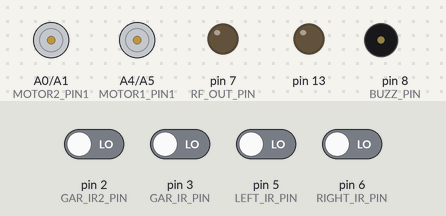
Bench run of a sketch on a simulated Arduino Uno, built with avr-gcc and run on an emulated ATmega328P. Parts: motor-driver pin pairs drawn as motors (green arrow = first pin HIGH = forward, orange = second pin HIGH = backward, longer = more drive), output pins drawn as LEDs (lit = HIGH), buzzer (waves = sounding, pin HIGH). The inputs (shaded band) are chosen by the test bench; at power-on: pin 2 (GAR_IR2_PIN), pin 3 (GAR_IR_PIN), pin 5 (LEFT_IR_PIN), pin 6 (RIGHT_IR_PIN) LOW.

Above: at 1.2 s.
1.3 s: pin 2 (GAR_IR2_PIN) driven HIGH
At 2.75 s:
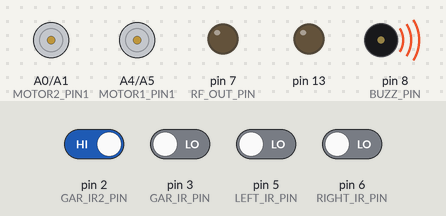
4.3 s: pin 6 (RIGHT_IR_PIN) driven HIGH
At 6.6 s:
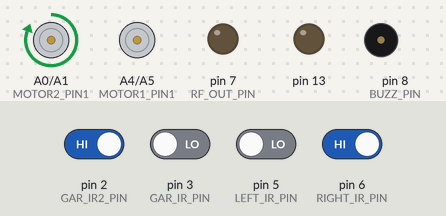
7.0 s: pin 3 (GAR_IR_PIN) driven HIGH
At 8.25 s:
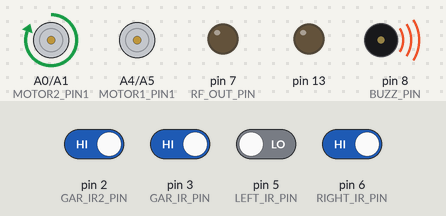
10.0 s: pin 5 (LEFT_IR_PIN) driven HIGH
At 12.4 s:
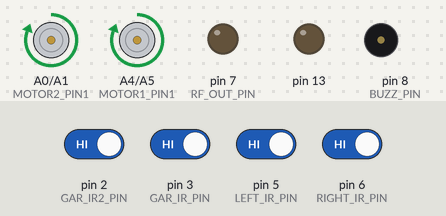
Timing chart, 0 to 20.5 s (numbered marks = the images above; inputs shaded):
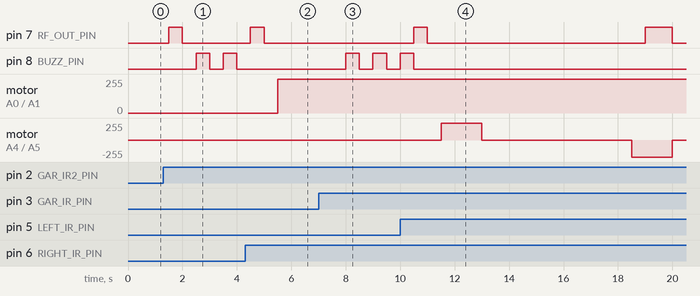

Measured:
- after the input at 1.3 s, pin 7 (RF_OUT_PIN): LOW → HIGH after 0.20 s, → LOW 0.50 s later; pin 8 (BUZZ_PIN): alternates HIGH for 0.50 s and LOW for 0.50 s, starting after 1.2 s
- after the input at 4.3 s, pin 7 (RF_OUT_PIN): LOW → HIGH after 0.20 s, → LOW 0.50 s later; pin 8 (BUZZ_PIN): stops changing and stays LOW; motor on A0 (MOTOR2_PIN1) / A1 (MOTOR2_PIN2): stopped → forward 255/255 after 1.2 s
- after the input at 7.0 s, pin 8 (BUZZ_PIN): alternates HIGH for 0.50 s and LOW for 0.50 s, starting after 1.0 s; motor on A0 (MOTOR2_PIN1) / A1 (MOTOR2_PIN2): stays forward 255/255 (without the input it goes to stopped after 0.50 s)
- after the input at 10.0 s, pin 7 (RF_OUT_PIN): LOW → HIGH after 0.50 s, → LOW 0.50 s later, → HIGH 8.0 s later, → LOW 1.0 s later; pin 8 (BUZZ_PIN): goes on until 10.5 s, then stays LOW; motor on A4 (MOTOR1_PIN1) / A5 (MOTOR1_PIN2): stopped → forward 255/255 after 1.5 s, → stopped 1.5 s later, → backward 255/255 5.5 s later, → stopped 1.5 s later

The sketch:

main_c.ino
```cpp
#include <TimerOne.h>

int  msec_cnt;

const int GAR_IR2_PIN=2;
const int GAR_IR_PIN=3;

const int LEFT_IR_PIN=5;
const int RIGHT_IR_PIN=6;

const int RF_OUT_PIN=7;
const int BUZZ_PIN=8;

const int MOTOR1_PIN1=A4;      // the number of the LED pin
const int MOTOR1_PIN2=A5;      // the number of the LED pin

const int MOTOR2_PIN1=A0;      // the number of the LED pin
const int MOTOR2_PIN2=A1;      // the number of the LED pin


int LEFT_IR_PIN_STATE=0;
int RIGHT_IR_PIN_STATE=0;
unsigned char  PROCESS_STAGE=0,PSTATE_CNT=0;
int  RFT_CNT=0;

boolean  GAS_flag=0,G_IR_flag=0;

boolean LEFT_IR_FLAG=0;
boolean RIGHT_IR_FLAG=0;
boolean START_FLG=0,STOP_FLAG=0;

boolean R_FLAG=0,L_FLAG=0;

boolean GAS_DETECT_FLAG=0;
boolean  GARBAGE_IR_DETECT_FLG=0;

void READ_RIGHT_IR_SENSOR(void);
void READ_LEFT_IR_SENSOR(void);

void GAR_IR_SNS(void);
void GAR_GAS_SNS(void);
void setup(){

  pinMode(GAR_IR2_PIN,INPUT);
  pinMode(GAR_IR_PIN,INPUT);

  pinMode(LEFT_IR_PIN,INPUT);
  pinMode(RIGHT_IR_PIN,INPUT);

  pinMode(RF_OUT_PIN, OUTPUT);
  pinMode(BUZZ_PIN, OUTPUT);

  pinMode(MOTOR1_PIN1, OUTPUT);
  pinMode(MOTOR1_PIN2, OUTPUT);
  pinMode(MOTOR2_PIN1, OUTPUT);
  pinMode(MOTOR2_PIN2, OUTPUT);

  pinMode(13, OUTPUT);

  Timer1.initialize(1000); // set a timer of length 100000 microseconds (or 0.1 sec - or 10Hz => the led will blink 5 times, 5 cycles of on-and-off, per second)
  Timer1.attachInterrupt(timerIsr);
  Serial.begin(9600);
   PROCESS_STAGE=0;
}


void loop() {

}


void timerIsr()
{
    // Toggle LED
   msec_cnt++;if(msec_cnt>=500){
      if(START_FLG){
                digitalWrite(13, digitalRead( 13 ) ^ 1 );
      }else{
                digitalWrite(13,0);
      }

    if((PROCESS_STAGE==2)||(PROCESS_STAGE==7)){
               digitalWrite(8, digitalRead( 8 ) ^ 1 );
    }else{
               digitalWrite(8,0);
    }

    if(PROCESS_STAGE==1){
        digitalWrite(RF_OUT_PIN, HIGH); PSTATE_CNT++;if(PSTATE_CNT>=2){  digitalWrite(RF_OUT_PIN, LOW);  PROCESS_STAGE=2; PSTATE_CNT=0; }//vehicle start
   }else if(PROCESS_STAGE==3){
        digitalWrite(RF_OUT_PIN, HIGH);                                                                                 //vehicle stop
        PSTATE_CNT++;if(PSTATE_CNT>=2){   digitalWrite(RF_OUT_PIN, LOW); PROCESS_STAGE=4;  PSTATE_CNT=0;  }
   }else if(PROCESS_STAGE==4){
      digitalWrite(MOTOR1_PIN1, HIGH);     digitalWrite(MOTOR1_PIN2, LOW);                                                  //garbage motor ON
        PSTATE_CNT++;if(PSTATE_CNT>=4){    digitalWrite(MOTOR1_PIN1, LOW);   digitalWrite(MOTOR1_PIN2, LOW); PROCESS_STAGE=5;  PSTATE_CNT=0; } //garbage motor OFF
   } else if(PROCESS_STAGE==5){
      digitalWrite(MOTOR1_PIN1, LOW);   digitalWrite(MOTOR1_PIN2, LOW);
     PSTATE_CNT++;if(PSTATE_CNT>=10){     PROCESS_STAGE=6;  PSTATE_CNT=0; }
   } else if(PROCESS_STAGE==6){
      digitalWrite(MOTOR1_PIN1, LOW);   digitalWrite(MOTOR1_PIN2, HIGH);    //garbage motor NORMAL POSIT & VEHICLE START
      RFT_CNT++;if( RFT_CNT>=2){   digitalWrite(RF_OUT_PIN, HIGH);    RFT_CNT=0;}
     PSTATE_CNT++;if(PSTATE_CNT>=4){    digitalWrite(MOTOR1_PIN1, LOW);   digitalWrite(MOTOR1_PIN2, LOW);  digitalWrite(RF_OUT_PIN, LOW); PROCESS_STAGE=7;  PSTATE_CNT=0; }

   }else if(PROCESS_STAGE==8){
        digitalWrite(RF_OUT_PIN, HIGH);                                                                                 //vehicle stop
       PSTATE_CNT++;if(PSTATE_CNT>=2){   digitalWrite(RF_OUT_PIN, LOW); PROCESS_STAGE=9;  PSTATE_CNT=0;  }
   }else if(PROCESS_STAGE==9){
      digitalWrite(MOTOR2_PIN1, HIGH);  digitalWrite(MOTOR2_PIN2, LOW);                                                  //garbage motor ON
      PSTATE_CNT++;if(PSTATE_CNT>=5){    digitalWrite(MOTOR2_PIN1, LOW);   digitalWrite(MOTOR2_PIN2, LOW); PROCESS_STAGE=10;  PSTATE_CNT=0; } //garbage motor OFF
   }else if(PROCESS_STAGE==10){
      digitalWrite(MOTOR2_PIN1, LOW);  digitalWrite(MOTOR2_PIN2, LOW);                                                  //garbage motor ON
      PSTATE_CNT++;if(PSTATE_CNT>=10){   PROCESS_STAGE=11;  PSTATE_CNT=0; } //garbage motor OFF
   }else if(PROCESS_STAGE==11){
      digitalWrite(MOTOR2_PIN1, LOW);   digitalWrite(MOTOR2_PIN2, HIGH);   digitalWrite(RF_OUT_PIN, HIGH);   //garbage motor NORMAL POSIT & VEHICLE START
      PSTATE_CNT++;if(PSTATE_CNT>=5){    digitalWrite(MOTOR2_PIN1, LOW);   digitalWrite(MOTOR2_PIN2, LOW);  digitalWrite(RF_OUT_PIN, LOW); PROCESS_STAGE=0;  PSTATE_CNT=0; }
   }


        msec_cnt=0;
  }

   LEFT_IR_PIN_STATE=digitalRead(LEFT_IR_PIN);
   RIGHT_IR_PIN_STATE=digitalRead(RIGHT_IR_PIN);
   READ_RIGHT_IR_SENSOR();
   READ_LEFT_IR_SENSOR();

   GAR_IR_SNS();
   GAR_GAS_SNS();

   if((GAS_DETECT_FLAG)||(GARBAGE_IR_DETECT_FLG)){
        PROCESS_STAGE=1;   GAS_DETECT_FLAG=0; GARBAGE_IR_DETECT_FLG=0;
   }


}


void READ_LEFT_IR_SENSOR(void){
    if(LEFT_IR_PIN_STATE==HIGH)
    {    if(L_FLAG==0){
              L_FLAG=1;  PROCESS_STAGE=3;
         }
    }else{  L_FLAG=0; }

 }


void READ_RIGHT_IR_SENSOR(void){

    if(RIGHT_IR_PIN_STATE==HIGH)
    {
        if(R_FLAG==0){
               R_FLAG=1;   PROCESS_STAGE=8;
         }
    }else{
            R_FLAG=0;
    }

 }


void GAR_IR_SNS(void){

    if(digitalRead(GAR_IR_PIN))
    {
         if(G_IR_flag==0)
          {
                GARBAGE_IR_DETECT_FLG=1;
              G_IR_flag=1;
          }
    }else{
            G_IR_flag=0;
    }

 }


void GAR_GAS_SNS(void){

    if(digitalRead(GAR_IR2_PIN))
    {
         if(GAS_flag==0)
          {
               if(PROCESS_STAGE==0){ GAS_DETECT_FLAG=1;   }
               GAS_flag=1;
          }
    }else{
            GAS_flag=0;
    }

 }
```
